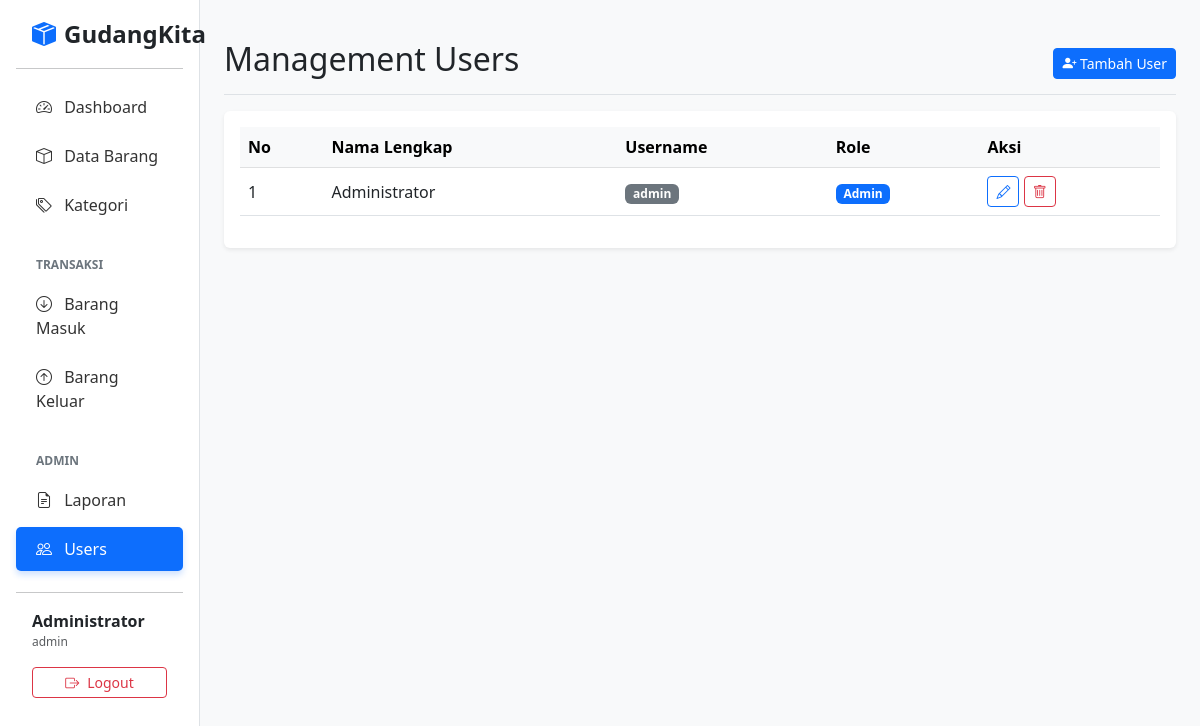
Screenshot of /users.php (signed in) with the database file from the repository.
### tables this page shows
CREATE TABLE `users` (
  `id` int NOT NULL,
  `username` varchar(50) NOT NULL,
  `password` varchar(255) NOT NULL,
  `nama_lengkap` varchar(100) DEFAULT NULL,
  `role` enum('admin','staff') DEFAULT 'staff'
);

### db/functions.php (called while the page is built, shortened)
<?php
$host = "localhost";
$user = "root";
$pass = "12345";
$db = "sistem-inventaris";
$connect = mysqli_connect($host, $user, $pass, $db);
function esc(?string $value): string
{
    return htmlspecialchars($value ?? '', ENT_QUOTES, 'UTF-8');
}
function query(string $query, array $params = []): array
{
    global $connect;
    $result = mysqli_execute_query($connect, $query, $params);
    $rows = [];
    while ($row = mysqli_fetch_assoc($result)) {
        $rows[] = $row;
    }
    return $rows;
}

### users.php (the view, shortened to what this page needs)
<?php
require_once 'db/functions.php';
require_once 'components/header.php';
$users = query("SELECT * FROM users ORDER BY id DESC");
?>
<div class="container-fluid">
    <div class="row">
        <?php require_once 'components/sidebar.php'; ?>
        <main class="col-lg-10 ms-sm-auto px-md-4 py-4">
            <div class="d-flex justify-content-between flex-wrap flex-md-nowrap align-items-center pt-3 pb-2 mb-3 border-bottom">
                <h1 class="h2">Management Users</h1>
                <button type="button" class="btn btn-sm btn-primary" data-bs-toggle="modal" data-bs-target="#modalTambah">
                    <i class="bi bi-person-plus-fill"></i> Tambah User
                </button>
            </div>
            <div class="card shadow-sm border-0">
                <div class="card-body">
                    <div class="table-responsive">
                        <table class="table table-hover align-middle">
                            <thead class="table-light">
                                <tr>
                                    <th>No</th>
                                    <th>Nama Lengkap</th>
                                    <th>Username</th>
                                    <th>Role</th>
                                    <th>Aksi</th>
                                </tr>
                            </thead>
                            <tbody>
                                <?php $no = 1; foreach ($users as $row) : ?>
                                <tr>
                                    <td><?= $no++; ?></td>
                                    <td><?= esc($row['nama_lengkap']); ?></td>
                                    <td><span class="badge bg-secondary"><?= esc($row['username']); ?></span></td>
                                    <td>
                                        <?php if ($row['role'] === 'admin'): ?>
                                            <span class="badge bg-primary">Admin</span>
                                        <?php else: ?>
                                            <span class="badge bg-info text-dark">Staff</span>
                                        <?php endif; ?>
                                    </td>
                                    <td>
                                        <button type="button" class="btn btn-sm btn-outline-primary btn-edit"
                                            data-bs-toggle="modal" data-bs-target="#modalEdit"
                                            data-id="<?= esc($row['id']); ?>"
                                            data-nama="<?= esc($row['nama_lengkap']); ?>"
                                            data-username="<?= esc($row['username']); ?>"
                                            data-role="<?= esc($row['role']); ?>">
                                            <i class="bi bi-pencil"></i>
                                        </button>
                                        <a href="#" class="btn btn-sm btn-outline-danger" onclick="konfirmasiHapus(<?= (int)$row['id']; ?>)">
                                           <i class="bi bi-trash"></i>
                                        </a>
                                    </td>
                                </tr>
                                <?php endforeach; ?>
                            </tbody>
                        </table>
                    </div>
                </div>
            </div>
        </main>
    </div>
</div>
<?php require_once 'components/footer.php'; ?>

### rows the page displays
users: nama_lengkap "Administrator", username "admin", role "Admin"

### other values shown
$_SESSION['nama'] "Administrator"
$_SESSION['role'] "admin"
